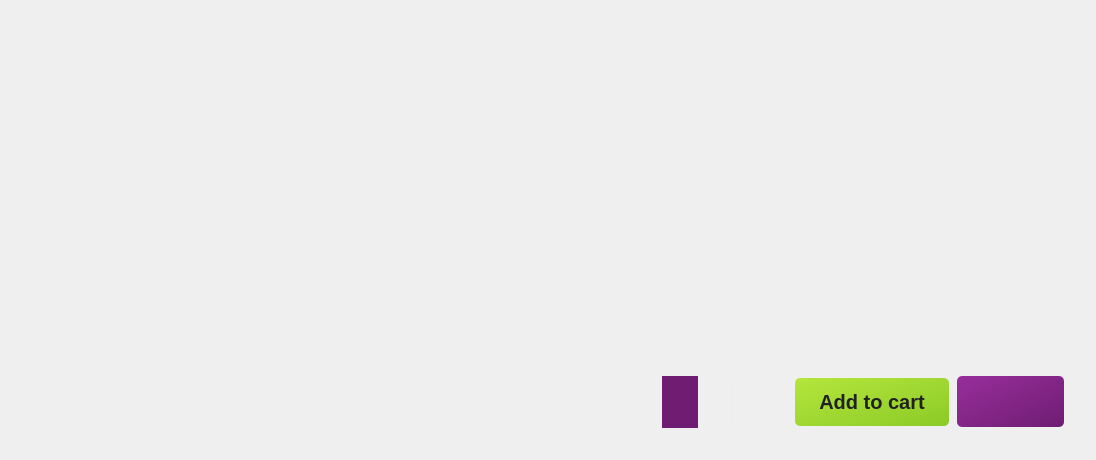
<?xml version="1.0" encoding="UTF-8"?>
<ui version="4.0">
 <class>StoreHighlightsItem</class>
 <widget class="QWidget" name="StoreHighlightsItem">
  <property name="geometry">
   <rect>
    <x>0</x>
    <y>0</y>
    <width>1096</width>
    <height>460</height>
   </rect>
  </property>
  <property name="sizePolicy">
   <sizepolicy hsizetype="Fixed" vsizetype="Fixed">
    <horstretch>0</horstretch>
    <verstretch>0</verstretch>
   </sizepolicy>
  </property>
  <property name="minimumSize">
   <size>
    <width>1096</width>
    <height>460</height>
   </size>
  </property>
  <property name="maximumSize">
   <size>
    <width>1096</width>
    <height>460</height>
   </size>
  </property>
  <property name="windowTitle">
   <string>Form</string>
  </property>
  <widget class="QFrame" name="content">
   <property name="geometry">
    <rect>
     <x>0</x>
     <y>0</y>
     <width>1096</width>
     <height>460</height>
    </rect>
   </property>
   <property name="sizePolicy">
    <sizepolicy hsizetype="Fixed" vsizetype="Fixed">
     <horstretch>0</horstretch>
     <verstretch>0</verstretch>
    </sizepolicy>
   </property>
   <property name="minimumSize">
    <size>
     <width>1096</width>
     <height>460</height>
    </size>
   </property>
   <property name="maximumSize">
    <size>
     <width>1096</width>
     <height>460</height>
    </size>
   </property>
   <property name="styleSheet">
    <string notr="true">background-color: none; color: white;</string>
   </property>
   <layout class="QGridLayout" name="contentLayout">
    <property name="leftMargin">
     <number>32</number>
    </property>
    <property name="topMargin">
     <number>32</number>
    </property>
    <property name="rightMargin">
     <number>32</number>
    </property>
    <property name="bottomMargin">
     <number>32</number>
    </property>
    <property name="horizontalSpacing">
     <number>24</number>
    </property>
    <property name="verticalSpacing">
     <number>0</number>
    </property>
    <item row="0" column="0">
     <widget class="QLabel" name="logoLabel">
      <property name="text">
       <string notr="true"/>
      </property>
     </widget>
    </item>
    <item row="0" column="1" rowspan="2" alignment="Qt::AlignmentFlag::AlignRight|Qt::AlignmentFlag::AlignBottom">
     <widget class="QWidget" name="infoWidget" native="true">
      <layout class="QGridLayout" name="gridLayout">
       <property name="leftMargin">
        <number>0</number>
       </property>
       <property name="topMargin">
        <number>0</number>
       </property>
       <property name="rightMargin">
        <number>0</number>
       </property>
       <property name="bottomMargin">
        <number>0</number>
       </property>
       <property name="horizontalSpacing">
        <number>8</number>
       </property>
       <property name="verticalSpacing">
        <number>0</number>
       </property>
       <item row="1" column="1">
        <widget class="QLabel" name="newPriceLabel">
         <property name="font">
          <font>
           <pointsize>21</pointsize>
           <bold>true</bold>
          </font>
         </property>
         <property name="text">
          <string notr="true"/>
         </property>
        </widget>
       </item>
       <item row="0" column="3" rowspan="2">
        <widget class="QPushButton" name="addToCartButton">
         <property name="font">
          <font>
           <pointsize>15</pointsize>
           <bold>true</bold>
          </font>
         </property>
         <property name="styleSheet">
          <string notr="true">background-color: qlineargradient(spread:pad, x1:0, y1:0, x2:1, y2:1, stop:0 rgb(180, 230, 60), stop:1 rgb(140, 202, 39));
border-radius: 5px;
color: rgb(33, 33, 33);
padding: 12px 24px;</string>
         </property>
         <property name="text">
          <string>Add to cart</string>
         </property>
         <property name="icon">
          <iconset resource="../resources.qrc">
           <normaloff>:/icons/cart-plus.svg</normaloff>:/icons/cart-plus.svg</iconset>
         </property>
        </widget>
       </item>
       <item row="0" column="4" rowspan="2">
        <widget class="QPushButton" name="customInfoButton">
         <property name="font">
          <font>
           <pointsize>12</pointsize>
          </font>
         </property>
         <property name="cursor">
          <cursorShape>PointingHandCursor</cursorShape>
         </property>
         <property name="styleSheet">
          <string notr="true">background-color: qlineargradient(spread:pad, x1:0, y1:0, x2:1, y2:1, stop:0 rgb(152, 46, 156), stop:1 rgb(110, 29, 114));
border-color: qlineargradient(spread:pad, x1:0, y1:0, x2:1, y2:1, stop:0 rgb(171, 58, 175), stop:1 rgb(94, 13, 98));
border-radius: 5px;
color: white;
padding: 16px 32px;</string>
         </property>
         <property name="text">
          <string notr="true"/>
         </property>
        </widget>
       </item>
       <item row="0" column="1">
        <widget class="QLabel" name="oldPriceLabel">
         <property name="font">
          <font>
           <pointsize>12</pointsize>
           <strikeout>true</strikeout>
          </font>
         </property>
         <property name="text">
          <string notr="true"/>
         </property>
        </widget>
       </item>
       <item row="0" column="0" rowspan="2">
        <widget class="QLabel" name="discountLabel">
         <property name="font">
          <font>
           <pointsize>21</pointsize>
          </font>
         </property>
         <property name="styleSheet">
          <string notr="true">background-color: rgb(110, 29, 114); padding: 10px;</string>
         </property>
         <property name="text">
          <string notr="true"/>
         </property>
        </widget>
       </item>
       <item row="0" column="2" rowspan="2">
        <widget class="QPushButton" name="wishlistButton">
         <property name="minimumSize">
          <size>
           <width>48</width>
           <height>48</height>
          </size>
         </property>
         <property name="styleSheet">
          <string notr="true">border: 1px solid rgb(237, 237, 237);
border-radius: 3px;
padding: 4px 11px;</string>
         </property>
         <property name="text">
          <string notr="true"/>
         </property>
         <property name="icon">
          <iconset resource="../resources.qrc">
           <normaloff>:/icons/heart.svg</normaloff>:/icons/heart.svg</iconset>
         </property>
         <property name="iconSize">
          <size>
           <width>24</width>
           <height>22</height>
          </size>
         </property>
         <property name="flat">
          <bool>true</bool>
         </property>
        </widget>
       </item>
      </layout>
     </widget>
    </item>
    <item row="1" column="0" alignment="Qt::AlignmentFlag::AlignBottom">
     <widget class="QWidget" name="textWidget" native="true">
      <layout class="QVBoxLayout" name="textLayout">
       <property name="leftMargin">
        <number>0</number>
       </property>
       <property name="topMargin">
        <number>0</number>
       </property>
       <property name="rightMargin">
        <number>0</number>
       </property>
       <property name="bottomMargin">
        <number>0</number>
       </property>
       <item>
        <widget class="QLabel" name="titleLabel">
         <property name="font">
          <font>
           <pointsize>12</pointsize>
          </font>
         </property>
         <property name="text">
          <string notr="true"/>
         </property>
        </widget>
       </item>
       <item>
        <widget class="QLabel" name="subtitleLabel">
         <property name="font">
          <font>
           <pointsize>21</pointsize>
           <bold>true</bold>
          </font>
         </property>
         <property name="text">
          <string notr="true"/>
         </property>
        </widget>
       </item>
      </layout>
     </widget>
    </item>
   </layout>
  </widget>
 </widget>
 <resources>
  <include location="../resources.qrc"/>
 </resources>
 <connections/>
</ui>
